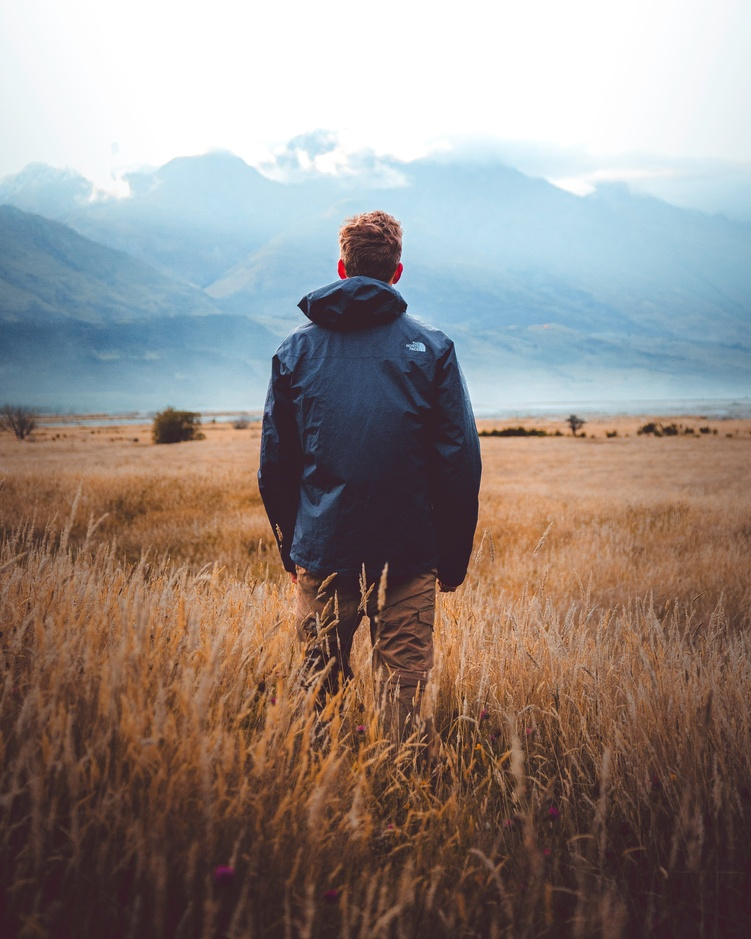
#> input picture nitesh042/img.jpg, 751 x 939 px, shrunk from 2866 x 3582 before the run, found by its file name
$ python sympy.py
#> lines starting #> are read from the running program, lines starting #| are printed output that depends on the picture

from skimage import io
from PIL import Image, ImageDraw
import matplotlib.pyplot as plt
import numpy as np
from numpy.fft import fft, fftfreq, ifft
from scipy import ndimage as nd
from scipy.fft import fft, ifft
from scipy import fftpack
img = io.imread("D:\dips\img.jpg")
#> img is the input picture: shape (939, 751, 3); mean R, G, B 146.7, 136.3, 131.5
plt.imshow(img)
plt.show()
img_fft =  fftpack.fft2(img)


# inverse of signal
img_ifft = fftpack.ifft2(img_fft).real

plt.figure(figsize=(10,10))

plt.subplot(131)
plt.imshow(img)
plt.title("Original")

plt.subplot(132)
plt.title("Spectrum")
plt.imshow(img_fft.astype(np.uint8))
plt.subplot(133)

plt.title("Reconstructed")
plt.imshow(img_ifft.astype(np.uint8))
plt.show()
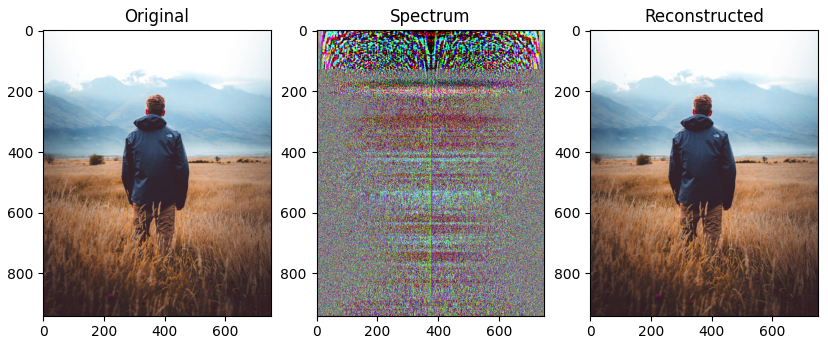
#> figure drawn by matplotlib, 3 panels

$ run again, with nitesh042/hsv.jpg copied over nitesh042/img.jpg
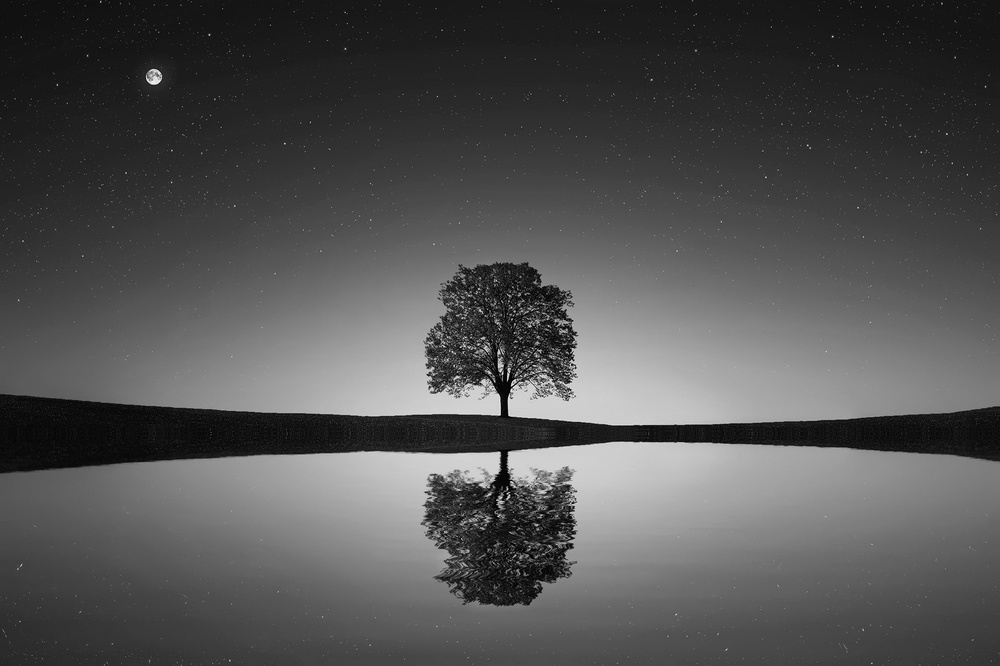
#> input picture nitesh042/hsv.jpg, 1000 x 666 px, shrunk from 1920 x 1278 before the run, found by its file name
#> img is the input picture: shape (666, 1000); min 0, max 255, mean 81.8
#> `plt.show()`:
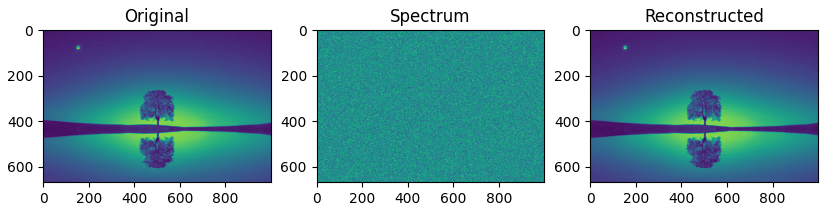
#> figure drawn by matplotlib, 3 panels
